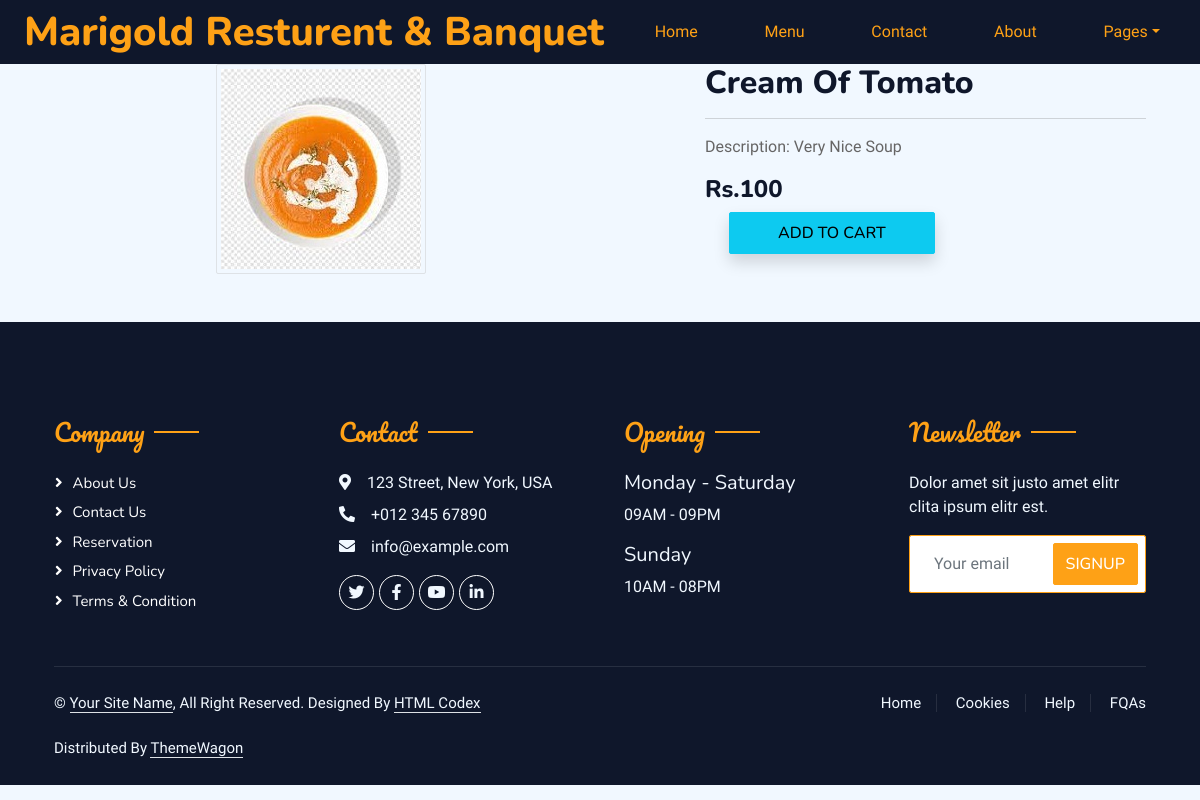
Screenshot of /foodetail/2 (signed in) with the database file from the repository.
### myapp/models.py (models this page shows, shortened)
class Food(models.Model):
    food_name = models.CharField(max_length=150)
    food_category = models.ForeignKey(Category, on_delete=models.CASCADE)
    price = models.IntegerField(default=0)
    dec = models.CharField(max_length=500, default="")
    image = models.ImageField(upload_to="static/img", default="")

### myapp/views.py (the view)
# urls.py: path('foodetail/<int:pk>', views.foodetail, name='foodetail'),
def foodetail(request, pk):
    totaltitem = 0
    food = Food.objects.get(pk=pk)
    email = request.session['email']
    totaltitem = len(profile.objects.filter(email=email))
    item_already_in_cart = False
    if request.session.has_key('email'):
        item_already_in_cart = Cart.objects.filter(
            Q(food=food.id) & Q(email=email)).exists()
        Data = {
            'food': food,
            'item_already_in_cart': item_already_in_cart,
            'totaltitem': totaltitem
        }
    return render(request, "foodetail.html", Data)

### template/foodetail.html (shortened to what this page needs)
<!DOCTYPE html>
<html lang="en">
<head>
  <link href="https://cdn.jsdelivr.net/npm/bootstrap@5.3.2/dist/css/bootstrap.min.css" rel="stylesheet"
>
  <link href="https://cdnjs.cloudflare.com/ajax/libs/font-awesome/5.10.0/css/all.min.css" rel="stylesheet">
  <link href="https://cdn.jsdelivr.net/npm/bootstrap-icons@1.4.1/font/bootstrap-icons.css" rel="stylesheet">
  <link href="/static/home/lib/animate/animate.min.css" rel="stylesheet">
  <link href="/static/home/lib/owlcarousel/assets/owl.carousel.min.css" rel="stylesheet">
  <link href="/static/home/lib/tempusdominus/css/tempusdominus-bootstrap-4.min.css" rel="stylesheet" />
  <link href="/static/home/css/bootstrap.min.css" rel="stylesheet">
  <link href="/static/home/css/style.css" rel="stylesheet">
  <link href="https://cdnjs.cloudflare.com/ajax/libs/font-awesome/5.10.0/css/all.min.css" rel="stylesheet">
  <link href="https://cdn.jsdelivr.net/npm/bootstrap-icons@1.4.1/font/bootstrap-icons.css" rel="stylesheet">
  <link href="/static/home/lib/animate/animate.min.css" rel="stylesheet">
  <link href="/static/home/lib/owlcarousel/assets/owl.carousel.min.css" rel="stylesheet">
  <link href="/static/home/lib/tempusdominus/css/tempusdominus-bootstrap-4.min.css" rel="stylesheet" />
  <link href="/static/home/css/bootstrap.min.css" rel="stylesheet">
  <link href="/static/home/css/style.css" rel="stylesheet">
</head>
<body>
    <nav class="navbar navbar-expand-lg  bg-dark">
      <div class="container-fluid">
        <h1 class="text-primary m-0">Marigold Resturent & Banquet</h1>
        <a href="{% url 'home' %}" class="nav-item nav-link">Home</a>
        <div class="nav-item dropdown">
          <a href="{% url 'food' %}" class="nav-link active">Menu</a>
        </div>
        <a href="{% url 'contact' %}" class="nav-item nav-link">Contact</a>
        <a href="{% url 'about'%}" class="nav-item nav-link">About</a>
        <div class="nav-item dropdown">
          <a href="#" class="nav-link dropdown-toggle" data-bs-toggle="dropdown">Pages</a>
        </div>
      </div>
    </nav>
    <div class="container ">
      <div class="row">
        <div class="col-sm-6 text-center align self-center">
          <img src="{{food.image.url}}" alt="" class="img-fluid img-thumbnail">
        </div>
        <div class="col-sm-5 offset-sm-1">
          <h2>{{food.food_name}}</h2>
          <hr>
          <p>Description: {{food.dec}}</p>
          <h4>Rs.{{food.price}}</h4>
          {% if request.session %}
          {% if item_already_in_cart %}
          <a href="/show_cart" class='btn btn-warning shadow px-5 py-2 ms-4'>Go To Cart</a>
          {% else %}
          <form action="/add_to_cart" class="btn-block">
            <button type="submit" class=" btn btn-info shadow px-5 py-2 ms-4">Add to Cart</button>
          </form>
          {% endif %}
          {% endif %}
        </div>
      </div>
    </div>
    <div class="container-fluid bg-dark text-light footer pt-5 mt-5 wow fadeIn" data-wow-delay="0.1s">
      <div class="container py-5">
        <div class="row g-5">
          <div class="col-lg-3 col-md-6">
            <h4 class="section-title ff-secondary text-start text-primary fw-normal mb-4">Company</h4>
            <a class="btn btn-link" href="">About Us</a>
            <a class="btn btn-link" href="">Contact Us</a>
            <a class="btn btn-link" href="">Reservation</a>
            <a class="btn btn-link" href="">Privacy Policy</a>
            <a class="btn btn-link" href="">Terms & Condition</a>
          </div>
          <div class="col-lg-3 col-md-6">
            <h4 class="section-title ff-secondary text-start text-primary fw-normal mb-4">Contact</h4>
            <p class="mb-2"><i class="fa fa-map-marker-alt me-3"></i>123 Street, New York, USA</p>
            <p class="mb-2"><i class="fa fa-phone-alt me-3"></i>+012 345 67890</p>
            <p class="mb-2"><i class="fa fa-envelope me-3"></i>info@example.com</p>
            <div class="d-flex pt-2">
              <a class="btn btn-outline-light btn-social" href=""><i class="fab fa-twitter"></i></a>
              <a class="btn btn-outline-light btn-social" href=""><i class="fab fa-facebook-f"></i></a>
              <a class="btn btn-outline-light btn-social" href=""><i class="fab fa-youtube"></i></a>
              <a class="btn btn-outline-light btn-social" href=""><i class="fab fa-linkedin-in"></i></a>
            </div>
          </div>
          <div class="col-lg-3 col-md-6">
            <h4 class="section-title ff-secondary text-start text-primary fw-normal mb-4">Opening</h4>
            <h5 class="text-light fw-normal">Monday - Saturday</h5>
            <p>09AM - 09PM</p>
            <h5 class="text-light fw-normal">Sunday</h5>
            <p>10AM - 08PM</p>
          </div>
          <div class="col-lg-3 col-md-6">
            <h4 class="section-title ff-secondary text-start text-primary fw-normal mb-4">Newsletter</h4>
            <p>Dolor amet sit justo amet elitr clita ipsum elitr est.</p>
            <div class="position-relative mx-auto" style="max-width: 400px;">
              <input class="form-control border-primary w-100 py-3 ps-4 pe-5" type="text" placeholder="Your email">
              <button type="button" class="btn btn-primary py-2 position-absolute top-0 end-0 mt-2 me-2">SignUp</button>
            </div>
          </div>
        </div>
      </div>
      <div class="container">
        <div class="copyright">
          <div class="row">
            <div class="col-md-6 text-center text-md-start mb-3 mb-md-0">
              &copy; <a class="border-bottom" href="#">Your Site Name</a>, All Right Reserved.
              Designed By <a class="border-bottom" href="https://htmlcodex.com">HTML Codex</a><br><br>
              Distributed By <a class="border-bottom" href="https://themewagon.com" target="_blank">ThemeWagon</a>
            </div>
            <div class="col-md-6 text-center text-md-end">
              <div class="footer-menu">
                <a href="">Home</a>
                <a href="">Cookies</a>
                <a href="">Help</a>
                <a href="">FQAs</a>
              </div>
            </div>
          </div>
        </div>
      </div>
    </div>
</body>
</html>

### static/home/css/style.css (style rules this page uses)
:root { --primary: #FEA116; --light: #F1F8FF; --dark: #0F172B; }
.ff-secondary { font-family: 'Pacifico', cursive; }
.btn { font-family: 'Nunito', sans-serif; font-weight: 500; text-transform: uppercase; transition: .5s; }
.btn.btn-primary, .btn.btn-secondary { color: #FFFFFF; }
.section-title { position: relative; display: inline-block; }
.section-title::before { position: absolute; content: ""; width: 45px; height: 2px; top: 50%; left: -55px; margin-top: -1px; background: var(--primary); }
.section-title::after { position: absolute; content: ""; width: 45px; height: 2px; top: 50%; right: -55px; margin-top: -1px; background: var(--primary); }
.section-title.text-start::before, .section-title.text-end::after { display: none; }
.footer .btn.btn-social { margin-right: 5px; width: 35px; height: 35px; display: flex; align-items: center; justify-content: center; color: var(--light); border: 1px solid #FFFFFF; border-radius: 35px; transition: .3s; }
.footer .btn.btn-link { display: block; margin-bottom: 5px; padding: 0; text-align: left; color: #FFFFFF; font-size: 15px; font-weight: normal; text-transform: capitalize; transition: .3s; }
.footer .btn.btn-link::before { position: relative; content: "\f105"; font-family: "Font Awesome 5 Free"; font-weight: 900; margin-right: 10px; }
.footer .copyright { padding: 25px 0; font-size: 15px; border-top: 1px solid rgba(256, 256, 256, .1); }
.footer .copyright a { color: var(--light); }
.footer .footer-menu a { margin-right: 15px; padding-right: 15px; border-right: 1px solid rgba(255, 255, 255, .1); }
.footer .footer-menu a:last-child { margin-right: 0; padding-right: 0; border-right: none; }

### rows the page displays
Food: image (picture), food_name "Cream Of Tomato", dec "Very Nice Soup", price "100"
